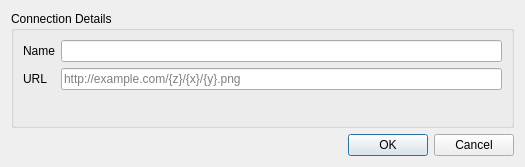
<?xml version="1.0" encoding="UTF-8"?>
<ui version="4.0">
 <class>QgsXyzConnectionDialog</class>
 <widget class="QDialog" name="QgsXyzConnectionDialog">
  <property name="geometry">
   <rect>
    <x>0</x>
    <y>0</y>
    <width>525</width>
    <height>167</height>
   </rect>
  </property>
  <property name="windowTitle">
   <string>XYZ Connection</string>
  </property>
  <layout class="QVBoxLayout" name="verticalLayout">
   <item>
    <widget class="QGroupBox" name="mGroupBox">
     <property name="title">
      <string>Connection Details</string>
     </property>
     <layout class="QGridLayout" name="gridLayout">
      <item row="0" column="0" colspan="2">
       <widget class="QLabel" name="label">
        <property name="text">
         <string>Name</string>
        </property>
       </widget>
      </item>
      <item row="5" column="2">
       <spacer name="verticalSpacer">
        <property name="orientation">
         <enum>Qt::Vertical</enum>
        </property>
        <property name="sizeHint" stdset="0">
         <size>
          <width>20</width>
          <height>40</height>
         </size>
        </property>
       </spacer>
      </item>
      <item row="1" column="0">
       <widget class="QLabel" name="label_2">
        <property name="text">
         <string>URL</string>
        </property>
       </widget>
      </item>
      <item row="0" column="2">
       <widget class="QLineEdit" name="mEditName">
        <property name="toolTip">
         <string>Name of the new connection</string>
        </property>
       </widget>
      </item>
      <item row="1" column="2">
       <widget class="QLineEdit" name="mEditUrl">
        <property name="toolTip">
         <string>URL of the connection, {z}, {y}, and {z} will be replaced with actual values. Use {-y} for inverted y axis.</string>
        </property>
        <property name="placeholderText">
         <string>http://example.com/{z}/{x}/{y}.png</string>
        </property>
       </widget>
      </item>
     </layout>
    </widget>
   </item>
   <item>
    <widget class="QDialogButtonBox" name="buttonBox">
     <property name="orientation">
      <enum>Qt::Horizontal</enum>
     </property>
     <property name="standardButtons">
      <set>QDialogButtonBox::Cancel|QDialogButtonBox::Ok</set>
     </property>
    </widget>
   </item>
  </layout>
 </widget>
 <tabstops>
  <tabstop>mEditName</tabstop>
  <tabstop>mEditUrl</tabstop>
 </tabstops>
 <resources/>
 <connections>
  <connection>
   <sender>buttonBox</sender>
   <signal>accepted()</signal>
   <receiver>QgsXyzConnectionDialog</receiver>
   <slot>accept()</slot>
   <hints>
    <hint type="sourcelabel">
     <x>224</x>
     <y>381</y>
    </hint>
    <hint type="destinationlabel">
     <x>157</x>
     <y>274</y>
    </hint>
   </hints>
  </connection>
  <connection>
   <sender>buttonBox</sender>
   <signal>rejected()</signal>
   <receiver>QgsXyzConnectionDialog</receiver>
   <slot>reject()</slot>
   <hints>
    <hint type="sourcelabel">
     <x>292</x>
     <y>387</y>
    </hint>
    <hint type="destinationlabel">
     <x>286</x>
     <y>274</y>
    </hint>
   </hints>
  </connection>
 </connections>
</ui>
